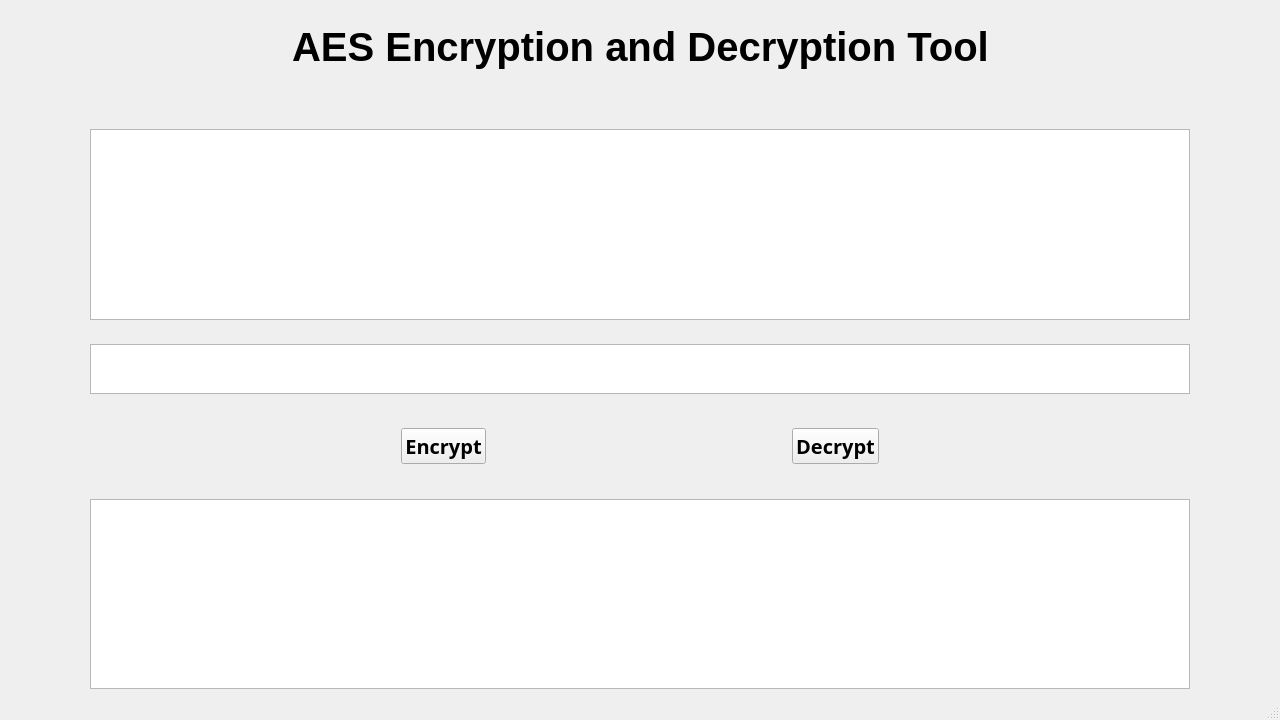
<?xml version="1.0" encoding="UTF-8"?>
<ui version="4.0">
 <class>MainWindow</class>
 <widget class="QMainWindow" name="MainWindow">
  <property name="geometry">
   <rect>
    <x>0</x>
    <y>0</y>
    <width>1280</width>
    <height>720</height>
   </rect>
  </property>
  <property name="windowTitle">
   <string>MainWindow</string>
  </property>
  <widget class="QWidget" name="centralwidget">
   <layout class="QVBoxLayout" name="verticalLayout">
    <item>
     <spacer name="verticalSpacer_5">
      <property name="orientation">
       <enum>Qt::Vertical</enum>
      </property>
      <property name="sizeType">
       <enum>QSizePolicy::Fixed</enum>
      </property>
      <property name="sizeHint" stdset="0">
       <size>
        <width>20</width>
        <height>10</height>
       </size>
      </property>
     </spacer>
    </item>
    <item>
     <layout class="QHBoxLayout" name="horizontalLayout">
      <item>
       <spacer name="horizontalSpacer">
        <property name="orientation">
         <enum>Qt::Horizontal</enum>
        </property>
        <property name="sizeHint" stdset="0">
         <size>
          <width>31</width>
          <height>56</height>
         </size>
        </property>
       </spacer>
      </item>
      <item>
       <widget class="QLabel" name="title">
        <property name="font">
         <font>
          <family>Arial</family>
          <pointsize>30</pointsize>
          <weight>75</weight>
          <bold>true</bold>
          <underline>false</underline>
         </font>
        </property>
        <property name="contextMenuPolicy">
         <enum>Qt::DefaultContextMenu</enum>
        </property>
        <property name="acceptDrops">
         <bool>false</bool>
        </property>
        <property name="text">
         <string>AES Encryption and Decryption Tool</string>
        </property>
       </widget>
      </item>
      <item>
       <spacer name="horizontalSpacer_2">
        <property name="orientation">
         <enum>Qt::Horizontal</enum>
        </property>
        <property name="sizeHint" stdset="0">
         <size>
          <width>31</width>
          <height>56</height>
         </size>
        </property>
       </spacer>
      </item>
     </layout>
    </item>
    <item>
     <spacer name="verticalSpacer_4">
      <property name="orientation">
       <enum>Qt::Vertical</enum>
      </property>
      <property name="sizeHint" stdset="0">
       <size>
        <width>20</width>
        <height>50</height>
       </size>
      </property>
     </spacer>
    </item>
    <item>
     <layout class="QHBoxLayout" name="horizontalLayout_4">
      <item>
       <spacer name="horizontalSpacer_6">
        <property name="orientation">
         <enum>Qt::Horizontal</enum>
        </property>
        <property name="sizeHint" stdset="0">
         <size>
          <width>40</width>
          <height>20</height>
         </size>
        </property>
       </spacer>
      </item>
      <item>
       <widget class="QPlainTextEdit" name="input">
        <property name="sizePolicy">
         <sizepolicy hsizetype="Expanding" vsizetype="Expanding">
          <horstretch>0</horstretch>
          <verstretch>0</verstretch>
         </sizepolicy>
        </property>
        <property name="minimumSize">
         <size>
          <width>1100</width>
          <height>0</height>
         </size>
        </property>
        <property name="font">
         <font>
          <family>Arial</family>
          <pointsize>15</pointsize>
         </font>
        </property>
       </widget>
      </item>
      <item>
       <spacer name="horizontalSpacer_7">
        <property name="orientation">
         <enum>Qt::Horizontal</enum>
        </property>
        <property name="sizeHint" stdset="0">
         <size>
          <width>40</width>
          <height>20</height>
         </size>
        </property>
       </spacer>
      </item>
     </layout>
    </item>
    <item>
     <spacer name="verticalSpacer">
      <property name="orientation">
       <enum>Qt::Vertical</enum>
      </property>
      <property name="sizeHint" stdset="0">
       <size>
        <width>20</width>
        <height>20</height>
       </size>
      </property>
     </spacer>
    </item>
    <item>
     <layout class="QHBoxLayout" name="horizontalLayout_5">
      <item>
       <spacer name="horizontalSpacer_8">
        <property name="orientation">
         <enum>Qt::Horizontal</enum>
        </property>
        <property name="sizeHint" stdset="0">
         <size>
          <width>40</width>
          <height>20</height>
         </size>
        </property>
       </spacer>
      </item>
      <item>
       <widget class="QPlainTextEdit" name="key">
        <property name="sizePolicy">
         <sizepolicy hsizetype="Preferred" vsizetype="Preferred">
          <horstretch>0</horstretch>
          <verstretch>0</verstretch>
         </sizepolicy>
        </property>
        <property name="minimumSize">
         <size>
          <width>1100</width>
          <height>0</height>
         </size>
        </property>
        <property name="maximumSize">
         <size>
          <width>16777215</width>
          <height>50</height>
         </size>
        </property>
        <property name="font">
         <font>
          <family>Arial</family>
          <pointsize>15</pointsize>
         </font>
        </property>
       </widget>
      </item>
      <item>
       <spacer name="horizontalSpacer_9">
        <property name="orientation">
         <enum>Qt::Horizontal</enum>
        </property>
        <property name="sizeHint" stdset="0">
         <size>
          <width>40</width>
          <height>20</height>
         </size>
        </property>
       </spacer>
      </item>
     </layout>
    </item>
    <item>
     <spacer name="verticalSpacer_2">
      <property name="orientation">
       <enum>Qt::Vertical</enum>
      </property>
      <property name="sizeHint" stdset="0">
       <size>
        <width>20</width>
        <height>30</height>
       </size>
      </property>
     </spacer>
    </item>
    <item>
     <layout class="QHBoxLayout" name="horizontalLayout_2">
      <item>
       <spacer name="horizontalSpacer_4">
        <property name="orientation">
         <enum>Qt::Horizontal</enum>
        </property>
        <property name="sizeType">
         <enum>QSizePolicy::Expanding</enum>
        </property>
        <property name="sizeHint" stdset="0">
         <size>
          <width>40</width>
          <height>20</height>
         </size>
        </property>
       </spacer>
      </item>
      <item>
       <widget class="QPushButton" name="encrypt_button">
        <property name="font">
         <font>
          <family>Adobe 黑体 Std R</family>
          <pointsize>15</pointsize>
          <weight>75</weight>
          <bold>true</bold>
         </font>
        </property>
        <property name="text">
         <string>Encrypt</string>
        </property>
       </widget>
      </item>
      <item>
       <spacer name="horizontalSpacer_3">
        <property name="orientation">
         <enum>Qt::Horizontal</enum>
        </property>
        <property name="sizeType">
         <enum>QSizePolicy::Fixed</enum>
        </property>
        <property name="sizeHint" stdset="0">
         <size>
          <width>300</width>
          <height>20</height>
         </size>
        </property>
       </spacer>
      </item>
      <item>
       <widget class="QPushButton" name="decryptbutton">
        <property name="font">
         <font>
          <family>Adobe 黑体 Std R</family>
          <pointsize>15</pointsize>
          <weight>75</weight>
          <bold>true</bold>
         </font>
        </property>
        <property name="text">
         <string>Decrypt</string>
        </property>
       </widget>
      </item>
      <item>
       <spacer name="horizontalSpacer_5">
        <property name="orientation">
         <enum>Qt::Horizontal</enum>
        </property>
        <property name="sizeHint" stdset="0">
         <size>
          <width>40</width>
          <height>20</height>
         </size>
        </property>
       </spacer>
      </item>
     </layout>
    </item>
    <item>
     <spacer name="verticalSpacer_3">
      <property name="orientation">
       <enum>Qt::Vertical</enum>
      </property>
      <property name="sizeHint" stdset="0">
       <size>
        <width>20</width>
        <height>30</height>
       </size>
      </property>
     </spacer>
    </item>
    <item>
     <layout class="QHBoxLayout" name="horizontalLayout_6">
      <item>
       <spacer name="horizontalSpacer_10">
        <property name="orientation">
         <enum>Qt::Horizontal</enum>
        </property>
        <property name="sizeHint" stdset="0">
         <size>
          <width>40</width>
          <height>20</height>
         </size>
        </property>
       </spacer>
      </item>
      <item>
       <widget class="QTextBrowser" name="output">
        <property name="enabled">
         <bool>true</bool>
        </property>
        <property name="minimumSize">
         <size>
          <width>1100</width>
          <height>0</height>
         </size>
        </property>
        <property name="maximumSize">
         <size>
          <width>1258</width>
          <height>16777215</height>
         </size>
        </property>
        <property name="font">
         <font>
          <family>Arial</family>
          <pointsize>15</pointsize>
         </font>
        </property>
       </widget>
      </item>
      <item>
       <spacer name="horizontalSpacer_11">
        <property name="orientation">
         <enum>Qt::Horizontal</enum>
        </property>
        <property name="sizeHint" stdset="0">
         <size>
          <width>40</width>
          <height>20</height>
         </size>
        </property>
       </spacer>
      </item>
     </layout>
    </item>
   </layout>
  </widget>
  <widget class="QMenuBar" name="menubar">
   <property name="geometry">
    <rect>
     <x>0</x>
     <y>0</y>
     <width>1280</width>
     <height>26</height>
    </rect>
   </property>
  </widget>
  <widget class="QStatusBar" name="statusbar"/>
 </widget>
 <resources/>
 <connections/>
</ui>
